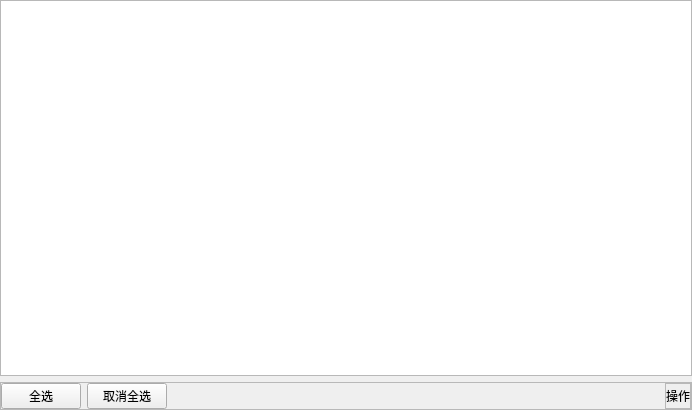
<?xml version="1.0" encoding="UTF-8"?>
<ui version="4.0">
 <class>LoadLevelerMonitor::Panels::TableStylePage</class>
 <widget class="QWidget" name="LoadLevelerMonitor::Panels::TableStylePage">
  <property name="geometry">
   <rect>
    <x>0</x>
    <y>0</y>
    <width>692</width>
    <height>410</height>
   </rect>
  </property>
  <property name="windowTitle">
   <string>Form</string>
  </property>
  <layout class="QGridLayout" name="gridLayout_2">
   <property name="leftMargin">
    <number>0</number>
   </property>
   <property name="topMargin">
    <number>0</number>
   </property>
   <property name="rightMargin">
    <number>0</number>
   </property>
   <property name="bottomMargin">
    <number>0</number>
   </property>
   <item row="0" column="0">
    <widget class="QTableView" name="table_view">
     <property name="sizeAdjustPolicy">
      <enum>QAbstractScrollArea::AdjustToContents</enum>
     </property>
     <property name="editTriggers">
      <set>QAbstractItemView::NoEditTriggers</set>
     </property>
     <property name="alternatingRowColors">
      <bool>true</bool>
     </property>
     <property name="sortingEnabled">
      <bool>true</bool>
     </property>
     <attribute name="verticalHeaderVisible">
      <bool>false</bool>
     </attribute>
    </widget>
   </item>
   <item row="1" column="0">
    <widget class="QFrame" name="buttom_frame">
     <property name="frameShape">
      <enum>QFrame::StyledPanel</enum>
     </property>
     <property name="frameShadow">
      <enum>QFrame::Raised</enum>
     </property>
     <layout class="QHBoxLayout" name="horizontalLayout">
      <property name="leftMargin">
       <number>0</number>
      </property>
      <property name="topMargin">
       <number>0</number>
      </property>
      <property name="rightMargin">
       <number>0</number>
      </property>
      <property name="bottomMargin">
       <number>0</number>
      </property>
      <item>
       <layout class="QHBoxLayout" name="selection_button_layout">
        <item>
         <widget class="QPushButton" name="check_all_button">
          <property name="text">
           <string>全选</string>
          </property>
         </widget>
        </item>
        <item>
         <widget class="QPushButton" name="uncheck_all_button">
          <property name="text">
           <string>取消全选</string>
          </property>
         </widget>
        </item>
       </layout>
      </item>
      <item>
       <spacer name="horizontalSpacer">
        <property name="orientation">
         <enum>Qt::Horizontal</enum>
        </property>
        <property name="sizeHint" stdset="0">
         <size>
          <width>483</width>
          <height>20</height>
         </size>
        </property>
       </spacer>
      </item>
      <item>
       <widget class="QFrame" name="operation_button_frame">
        <property name="frameShape">
         <enum>QFrame::StyledPanel</enum>
        </property>
        <property name="frameShadow">
         <enum>QFrame::Raised</enum>
        </property>
        <layout class="QGridLayout" name="gridLayout" columnstretch="0,0">
         <property name="leftMargin">
          <number>0</number>
         </property>
         <property name="topMargin">
          <number>0</number>
         </property>
         <property name="rightMargin">
          <number>0</number>
         </property>
         <property name="bottomMargin">
          <number>0</number>
         </property>
         <item row="0" column="0">
          <widget class="QLabel" name="label_7">
           <property name="text">
            <string>操作</string>
           </property>
          </widget>
         </item>
         <item row="0" column="1">
          <layout class="QHBoxLayout" name="operation_button_layout"/>
         </item>
        </layout>
       </widget>
      </item>
     </layout>
    </widget>
   </item>
  </layout>
 </widget>
 <resources/>
 <connections/>
</ui>
